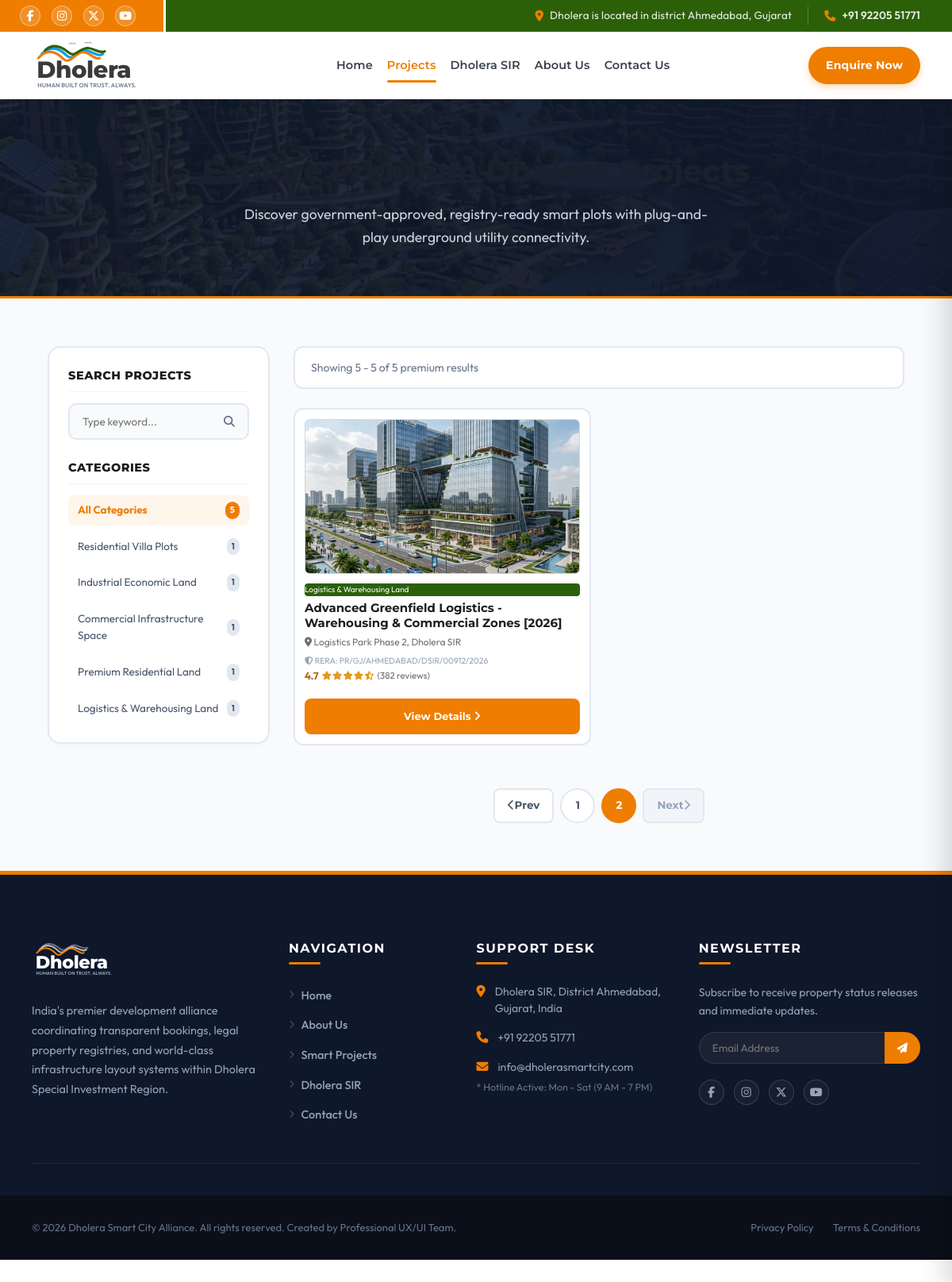
Page /projects.php?page=2 on the committed database.
### tables this page shows
CREATE TABLE IF NOT EXISTS `projects` (
  `id` INT AUTO_INCREMENT PRIMARY KEY,
  `title` VARCHAR(255) NOT NULL,
  `category` VARCHAR(150) NOT NULL,
  `rating` DECIMAL(2,1) DEFAULT 4.5,
  `reviews` VARCHAR(50) DEFAULT '0',
  `location` VARCHAR(255) NOT NULL,
  `main_image` VARCHAR(255) NOT NULL,
  `thumbs` TEXT,  
  `price` VARCHAR(100) NOT NULL,
  `price_sub` VARCHAR(255) NOT NULL,
  `rera` VARCHAR(150) NOT NULL,
  `size` VARCHAR(100) NOT NULL,
  `status` VARCHAR(100) NOT NULL,
  `road` VARCHAR(150) NOT NULL,
  `power` VARCHAR(150) NOT NULL,
  `water` VARCHAR(150) NOT NULL,
  `description` TEXT NOT NULL,
  `amenities` TEXT,  
  `seo_title` VARCHAR(255) DEFAULT NULL,
  `seo_description` TEXT DEFAULT NULL,
  `seo_keywords` TEXT DEFAULT NULL,
  `created_at` TIMESTAMP DEFAULT CURRENT_TIMESTAMP
);

### projects.php (the view, shortened to what this page needs)
<?php
require_once 'includes/db.php';
$search = isset($_GET['search']) ? trim($_GET['search']) : '';
$category = isset($_GET['category']) ? trim($_GET['category']) : '';
$page = isset($_GET['page']) && is_numeric($_GET['page']) ? (int)$_GET['page'] : 1;
$limit = 4;
$offset = ($page - 1) * $limit;
$catCounts = [];
try {
    $countsStmt = $pdo->query("SELECT category, COUNT(*) as cnt FROM projects GROUP BY category");
    while ($row = $countsStmt->fetch()) {
        $catCounts[$row['category']] = $row['cnt'];
    }
} catch (PDOException $e) {
}
$sql = "SELECT * FROM projects WHERE 1=1";
$countSql = "SELECT COUNT(*) FROM projects WHERE 1=1";
$params = [];
$sql .= " ORDER BY id ASC";
try {
    $countStmt = $pdo->prepare($countSql);
    $countStmt->execute($params);
    $total_records = (int)$countStmt->fetchColumn();
} catch (PDOException $e) {
    $total_records = 0;
}
$total_pages = ceil($total_records / $limit);
try {
    $stmt = $pdo->prepare($sql . " LIMIT :limit OFFSET :offset");
    $stmt->bindValue(':limit', (int)$limit, PDO::PARAM_INT);
    $stmt->bindValue(':offset', (int)$offset, PDO::PARAM_INT);
    $stmt->execute();
    $projects_list = $stmt->fetchAll();
} catch (PDOException $e) {
    $projects_list = [];
}
if (!function_exists('renderListStars')) {
    function renderListStars($rating) {
        $full = floor($rating);
        $half = ($rating - $full) >= 0.5 ? 1 : 0;
        $empty = 5 - ($full + $half);
        $starsHtml = '';
        for ($i = 0; $i < $full; $i++) {
            $starsHtml .= '<i class="fa-solid fa-star"></i>';
        }
        if ($half) {
            $starsHtml .= '<i class="fa-solid fa-star-half-stroke"></i>';
        }
        for ($i = 0; $i < $empty; $i++) {
            $starsHtml .= '<i class="fa-regular fa-star"></i>';
        }
        return $starsHtml;
    }
}
$allCategories = [
    'Residential Villa Plots',
    'Industrial Economic Land',
    'Commercial Infrastructure Space',
    'Premium Residential Land',
    'Logistics & Warehousing Land'
];
?>
<!DOCTYPE html>
<html lang="en">
<head>
  <link rel="stylesheet" href="https://cdnjs.cloudflare.com/ajax/libs/font-awesome/6.5.2/css/all.min.css">
  <link rel="stylesheet" href="assets/css/main.css">
  <link rel="stylesheet" href="assets/css/projects.css">
  <link rel="stylesheet" href="assets/css/projects-list.css">
</head>
<body>
  <?php include 'includes/header.php'; ?>
  <section class="dh-projlist-hero">
    <h1>Explore Premium Dholera Projects</h1>
    <p>Discover government-approved, registry-ready smart plots with plug-and-play underground utility connectivity.</p>
  </section>
  <section class="dh-projlist-section">
    <div class="dh-projlist-container">
      <aside class="dh-projlist-sidebar">
        <div>
          <h3 class="dh-sidebar-widget-title">Search Projects</h3>
          <form method="GET" action="projects.php" class="dh-search-box">
            <input type="text" name="search" class="dh-search-input" placeholder="Type keyword..." value="<?php echo htmlspecialchars($search); ?>">
            <button type="submit" class="dh-search-btn" aria-label="Submit Search">
              <i class="fa-solid fa-magnifying-glass"></i>
            </button>
          </form>
        </div>
        <div>
          <h3 class="dh-sidebar-widget-title">Categories</h3>
          <div class="dh-filter-list">
            <a href="projects.php?<?php echo !empty($search) ? 'search='.urlencode($search) : ''; ?>" class="dh-filter-link <?php echo empty($category) ? 'active' : ''; ?>">
              <span>All Categories</span>
              <span class="dh-filter-count"><?php echo array_sum($catCounts); ?></span>
            </a>
            <?php foreach ($allCategories as $cat): ?>
              <?php
              $activeClass = ($category === $cat) ? 'active' : '';
              $countVal = isset($catCounts[$cat]) ? $catCounts[$cat] : 0;
              $catQuery = 'category=' . urlencode($cat) . (!empty($search) ? '&search=' . urlencode($search) : '');
              ?>
              <a href="projects.php?<?php echo $catQuery; ?>" class="dh-filter-link <?php echo $activeClass; ?>">
                <span><?php echo htmlspecialchars($cat); ?></span>
                <span class="dh-filter-count"><?php echo $countVal; ?></span>
              </a>
            <?php endforeach; ?>
          </div>
        </div>
      </aside>
      <main class="dh-projlist-main">
        <div class="dh-projlist-header-bar">
          <p class="dh-results-count">
            Showing <?php echo empty($projects_list) ? 0 : ($offset + 1); ?> - <?php echo min($offset + $limit, $total_records); ?> of <?php echo $total_records; ?> premium results
          </p>
        </div>
        <div class="dh-projlist-grid">
          <?php if (empty($projects_list)): ?>
            <div style="grid-column: span 3; text-align: center; padding: 60px 20px; background: #ffffff; border: 2px dashed #cbd5e1; border-radius: 12px; color: #64748b;">
              <i class="fa-solid fa-folder-open fa-3x mb-3" style="color: #cbd5e1;"></i>
              <h3 style="font-family: 'Montserrat', sans-serif; font-weight: 700; color: #334155; margin-bottom: 8px;">No Smart Plots Found</h3>
              <p style="margin: 0; font-size: 14px;">Try loosening your keyword search or select "All Categories" to see available smart plots.</p>
            </div>
          <?php else: ?>
            <?php foreach ($projects_list as $proj): ?>
              <a href="project-details.php?id=<?php echo $proj['id']; ?>" class="dh-project-card">
                <div class="dh-project-card-image-box">
                  <img src="<?php echo htmlspecialchars($proj['main_image']); ?>" alt="<?php echo htmlspecialchars($proj['title']); ?>" class="dh-project-card-image" loading="lazy">
                </div>
                <div class="dh-project-card-body">
                  <span class="badge badge-success px-2 py-1 mb-2 font-weight-bold" style="font-size: 10px; display: inline-block; background-color: var(--dh-green, #2b6009); color: #fff; border-radius: 4px;"><?php echo htmlspecialchars($proj['category']); ?></span>
                  <h3 class="dh-project-card-title" title="<?php echo htmlspecialchars($proj['title']); ?>">
                    <?php echo htmlspecialchars($proj['title']); ?>
                  </h3>
                  <p class="dh-project-card-author text-muted" style="margin-bottom: 2px;">
                    <i class="fa-solid fa-location-dot text-danger mr-1"></i> <?php echo htmlspecialchars($proj['location']); ?>
                  </p>
                  <p class="dh-project-card-rera">
                    <i class="fa-solid fa-shield-halved text-success mr-1"></i> RERA: <?php echo htmlspecialchars($proj['rera']); ?>
                  </p>
                  <div class="dh-project-card-rating mt-2">
                    <span class="dh-project-rating-val"><?php echo number_format($proj['rating'], 1); ?></span>
                    <span class="dh-project-stars">
                      <?php echo renderListStars($proj['rating']); ?>
                    </span>
                    <span class="dh-project-reviews-count">(<?php echo htmlspecialchars($proj['reviews']); ?> reviews)</span>
                  </div>
                  <div class="dh-project-btn-box">
                    <span class="dh-project-view-btn" style="display: block; text-align: center;">View Details <i class="fa-solid fa-angle-right"></i></span>
                  </div>
                </div>
              </a>
            <?php endforeach; ?>
          <?php endif; ?>
        </div>
        <?php if ($total_pages > 1): ?>
          <div class="dh-pagination-wrapper">
            <ul class="dh-pagination">
              <?php
              $prevPage = $page - 1;
              $prevDisabled = ($page <= 1) ? 'disabled' : '';
              $prevQuery = http_build_query(array_merge($_GET, ['page' => $prevPage]));
              ?>
              <li class="dh-page-item <?php echo $prevDisabled; ?>">
                <a class="dh-page-link dh-page-link-nav" href="projects.php?<?php echo $prevQuery; ?>" aria-label="Previous">
                  <i class="fa-solid fa-chevron-left mr-1"></i> Prev
                </a>
              </li>
              <?php for ($i = 1; $i <= $total_pages; $i++): ?>
                <?php
                $activeItem = ($page === $i) ? 'active' : '';
                $numQuery = http_build_query(array_merge($_GET, ['page' => $i]));
                ?>
                <li class="dh-page-item <?php echo $activeItem; ?>">
                  <a class="dh-page-link" href="projects.php?<?php echo $numQuery; ?>"><?php echo $i; ?></a>
                </li>
              <?php endfor; ?>
              <?php
              $nextPage = $page + 1;
              $nextDisabled = ($page >= $total_pages) ? 'disabled' : '';
              $nextQuery = http_build_query(array_merge($_GET, ['page' => $nextPage]));
              ?>
              <li class="dh-page-item <?php echo $nextDisabled; ?>">
                <a class="dh-page-link dh-page-link-nav" href="projects.php?<?php echo $nextQuery; ?>" aria-label="Next">
                  Next <i class="fa-solid fa-chevron-right ml-1"></i>
                </a>
              </li>
            </ul>
          </div>
        <?php endif; ?>
      </main>
    </div>
  </section>
  <?php include 'includes/footer.php'; ?>
</body>
</html>

### assets/css/main.css (style rules this page uses)
body { margin: 0; padding: 0; font-family: 'Outfit', sans-serif; color: #333333; background-color: #ffffff; scroll-behavior: smooth; line-height: 1.6; }
html { scroll-padding-top: var(--dh-header-shrink-height); }
h1, h2, h3, h4, h5, h6 { font-family: 'Montserrat', sans-serif; font-weight: 700; color: #1a202c; margin-top: 0; }

### assets/css/projects.css (style rules this page uses)
.dh-project-card { flex-shrink: 0; width: calc(25% - 12px); min-width: 250px; background-color: #ffffff; border: 2px solid #e2e8f0; border-radius: 12px; padding: 12px; overflow: hidden; display: flex; flex-direction: column; text-decoration: none; cursor: pointer; box-sizing: border-box; transition: all 0.3s cubic-bezier(0.25, 1, 0.5, 1); }
.dh-project-card-image-box { width: 100%; aspect-ratio: 16 / 9; border-radius: 6px; overflow: hidden; border: 1px solid #d1d7dc; box-sizing: border-box; position: relative; background-color: #f8fafc; }
.dh-project-card-image { width: 100%; height: 100%; object-fit: cover; display: block; transition: transform 0.3s ease; }
.dh-project-card-body { padding: 12px 0 0 0; display: flex; flex-direction: column; flex-grow: 1; }
.dh-project-card-title { font-family: 'Montserrat', sans-serif; font-size: 15px; font-weight: 700; line-height: 1.25; color: #1c1d1f; margin: 6px 0 4px 0; display: -webkit-box; -webkit-line-clamp: 2; -webkit-box-orient: vertical; overflow: hidden; text-overflow: ellipsis; min-height: 38px; }
.dh-project-card-author { font-family: 'Outfit', sans-serif; font-size: 12px; color: #6a6f73; margin: 0 0 4px 0; overflow: hidden; white-space: nowrap; text-overflow: ellipsis; }
.dh-project-card-rating { display: flex; align-items: center; gap: 4px; font-size: 12px; color: #6a6f73; margin-bottom: 4px; }
.dh-project-rating-val { font-weight: 700; color: #b4690e; font-size: 13px; }
.dh-project-stars { display: flex; gap: 1px; }
.dh-project-stars i { color: #e5981d; font-size: 11px; }
.dh-project-reviews-count { font-size: 11.5px; color: #6a6f73; }
.dh-project-btn-box { margin-top: auto; padding-top: 14px; width: 100%; box-sizing: border-box; }
.dh-project-view-btn { width: 100%; background-color: var(--dh-orange, #ef7d00); color: #ffffff; font-family: 'Montserrat', sans-serif; font-size: 13px; font-weight: 700; padding: 10px 16px; border: 2px solid var(--dh-orange, #ef7d00); border-radius: 8px; cursor: pointer; display: flex; align-items: center; justify-content: center; gap: 6px; box-sizing: border-box; transition: all 0.3s cubic-bezier(0.25, 1, 0.5, 1); }
.dh-project-view-btn i { transition: transform 0.2s ease; font-size: 14px; }
@media (max-width: 1200px) { .dh-project-card { width: calc(33.333% - 11px); } }

### assets/css/header.css (style rules this page uses)
:root { --dh-orange: #ef7d00; --dh-orange-hover: #d46c00; --dh-orange-light: rgba(239, 125, 0, 0.1); --dh-green: #2b6009; --dh-green-hover: #1e4505; --dh-dark: #222222; --dh-grey-text: #555555; --dh-light-grey: #f7f9fa; --dh-white: #ffffff; --dh-border-color: #e2e8f0; --dh-font-main: 'Montserrat', 'Outfit', -apple-system, BlinkMacSystemFont, "Segoe UI", Roboto, sans-serif; --dh-font-sub: 'Outfit', sans-serif; --dh-transition-fast: all 0.2s cubic-bezier(0.4, 0, 0.2, 1); --dh-transition-smooth: all 0.4s cubic-bezier(0.4, 0, 0.2, 1); --dh-shadow-sm: 0 2px 4px rgba(0, 0, 0, 0.05); --dh-shadow-md: 0 4px 6px -1px rgba(0, 0, 0, 0.1), 0 2px 4px -1px rgba(0, 0, 0, 0.06); --dh-shadow-lg: 0 10px 15px -3px rgba(0, 0, 0, 0.1), 0 4px 6px -2px rgba(0, 0, 0, 0.05); --dh-header-height: 125px; --dh-header-shrink-height: 85px; --dh-topbar-height: 40px; }

### rows in the picture
projects: main_image (picture), category "Logistics & Warehousing Land", title "Advanced Greenfield Logistics - Warehousing & Commercial Zones [2026]", location "Logistics Park Phase 2, Dholera SIR", rera "PR/GJ/AHMEDABAD/DSIR/00912/2026", rating "4.7", reviews "382"

### other values in the picture
array_sum($catCounts) "5"
$cat "Residential Villa Plots"
$countVal "1"
$cat "Industrial Economic Land"
$cat "Commercial Infrastructure Space"
$cat "Premium Residential Land"
$cat "Logistics & Warehousing Land"
$offset + 1 "5"
min($offset + $limit, $total_records) "5"
$total_records "5"
